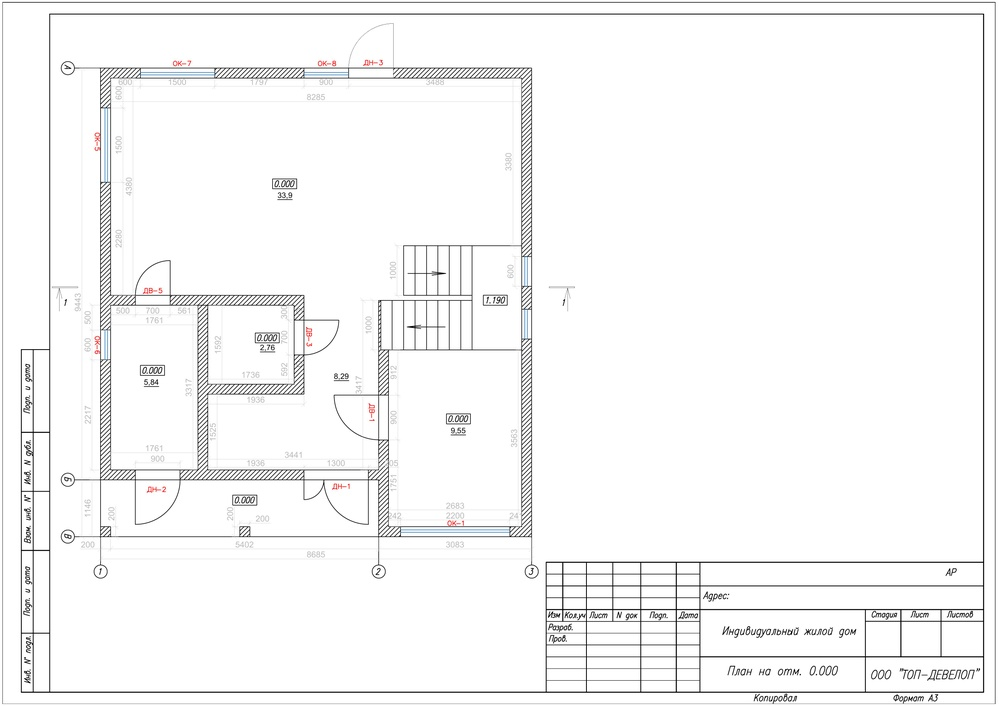
#> input picture floor/plan_floor1.jpg, 999 x 706 px, shrunk from 4963 x 3509 before the run
$ python test_line_enhancement.py
#> lines starting #> are read from the running program, lines starting #| are printed output that depends on the picture
### floor/enhanced_hatching_fixed.py
#!/usr/bin/env python3
"""
Исправленная версия enhanced_hatching.py с оптимизацией и исправленными ошибками
"""

import cv2
import numpy as np
from scipy import ndimage
from scipy.ndimage import binary_erosion
from PIL import Image, ImageEnhance
import time
from line_detection import enhance_lines_with_hatching

# =============================================================================
# ПАРАМЕТРЫ ДЛЯ НАСТРОЙКИ ЖЕСТКОСТИ МАСКИ ШТРИХОВКИ
# =============================================================================
# По умолчанию все фильтры отключены (None), чтобы включить фильтр, установите значение.
# Можно включать фильтры по отдельности или в комбинации:
#
# - DENSITY_THRESHOLDS: Пороги плотности (чем выше, тем жестче)
#   * Для жесткой маски: [0.20, 0.30, 0.40]
#   * Для мягкой маски: [0.10, 0.15, 0.20]
#
# - MIN_AREA: Минимальная площадь области (None = отключено)
#   * Для жесткой маски: 200-300
#   * Для мягкой маски: 50-100
#
# - MAX_AREA: Максимальная площадь области (None = отключено)
#   * Для жесткой маски: 30000-40000
#   * Для мягкой маски: 60000-80000
#
# - MIN_RECTANGULARITY: Минимальное соотношение сторон для прямоугольности (None = отключено)
#   * Для жесткой маски: 0.8
#   * Для мягкой маски: 0.5
#
# - MIN_NEIGHBORS: Минимальное количество соседей для связности (None = отключено)
#   * 0 = отключено, 1 = требуется хотя бы один сосед
#
# - ADD_LINES: Добавлять горизонтальные и вертикальные линии (True/False)
#   * True - добавлять линии, которые пересекаются с областями штриховки
#   * False - только обнаружение штриховки
#
# - MIN_LINE_LENGTH: Минимальная длина линии для добавления
#   * Рекомендуемые значения: 30-100
#
# - MIN_LINE_OVERLAP_RATIO: Минимальное отношение пересечения линии с штриховкой
#   * Рекомендуемые значения: 0.2-0.5
# =============================================================================

KERNEL_SIZES = [35]  # Размеры ядер для разной толщины линий
DENSITY_THRESHOLDS = [0.32]  # Пороги плотности (чем выше, тем жестче)
ANGLES = [45, 135]  # Углы обнаружения линий
MIN_AREA = 1200  # Минимальная площадь области (None = отключено)
MAX_AREA = None  # Максимальная площадь области (None = отключено)
MIN_RECTANGULARITY = None  # Минимальное соотношение сторон для прямоугольности (None = отключено)
MIN_NEIGHBORS = None  # Минимальное количество соседей для связности (None = отключено)
ADD_LINES = False  # Добавлять горизонтальные и вертикальные линии (True/False)
MIN_LINE_LENGTH = 10  # Минимальная длина линии для добавления
MIN_LINE_OVERLAP_RATIO = 0.3  # Минимальное отношение пересечения линии с штриховкой
OUTPUT_FILENAME = 'enhanced_hatching_strict_mask.png'  # Имя выходного файла

def enhance_local_contrast(image, clip_limit=2.0, tile_grid_size=(8, 8)):
    """Enhance local contrast using CLAHE"""
    try:
        # Конвертируем в LAB цветовое пространство
        lab = cv2.cvtColor(image, cv2.COLOR_RGB2LAB)
        clahe = cv2.createCLAHE(clipLimit=clip_limit, tileGridSize=tile_grid_size)
        lab[:, :, 0] = clahe.apply(lab[:, :, 0])
        return cv2.cvtColor(lab, cv2.COLOR_LAB2RGB)
    except:
        # Если CLAHE не работает, используем простое улучшение контраста
        pil_img = Image.fromarray(image)
        enhancer = ImageEnhance.Contrast(pil_img)
        return np.array(enhancer.enhance(1.2))

def adaptive_binary_threshold(gray, method='gaussian', block_size=11, C=2):
    """Адаптивная бинаризация"""
    if method == 'gaussian':
        return cv2.adaptiveThreshold(gray, 255, cv2.ADAPTIVE_THRESH_GAUSSIAN_C,
                                    cv2.THRESH_BINARY_INV, block_size, C)
    elif method == 'mean':
        return cv2.adaptiveThreshold(gray, 255, cv2.ADAPTIVE_THRESH_MEAN_C,
                                    cv2.THRESH_BINARY_INV, block_size, C)
    else:
        return cv2.adaptiveThreshold(gray, 255, cv2.ADAPTIVE_THRESH_GAUSSIAN_C,
                                    cv2.THRESH_BINARY_INV, block_size, C)

def create_line_kernel(length, angle_deg):
    """Создание ядра для обнаружения линий под заданным углом"""
    angle_rad = np.deg2rad(angle_deg)
    kernel = np.zeros((length, length), dtype=np.uint8)
    center = length // 2
    for i in range(length):
        offset = i - center
        x = int(center + offset * np.cos(angle_rad))
        y = int(center + offset * np.sin(angle_rad))
        if 0 <= x < length and 0 <= y < length:
            kernel[y, x] = 1
    return kernel

def detect_with_params(binary, kernel_size, density_threshold, angles):
    """Обнаружение штриховки с заданными параметрами"""
    # Создаем ядра для заданных углов
    kernels = [create_line_kernel(kernel_size, angle) for angle in angles]

    # Обнаружение линий
    all_lines = np.zeros_like(binary, dtype=np.float32)
    for kernel in kernels:
        detected = cv2.morphologyEx(binary, cv2.MORPH_OPEN, kernel, iterations=1)
        all_lines += detected.astype(np.float32)

    # Вычисляем плотность
    kernel_avg = np.ones((20, 20), dtype=np.float32) / 400
    density = cv2.filter2D(all_lines, -1, kernel_avg)
    density_normalized = density / density.max() if density.max() > 0 else density

    # Применяем порог
    return (density_normalized > density_threshold).astype(np.uint8) * 255

# [14 lines left out: function is_rectangular_shape, not called in this run]

def filter_noise_regions_optimized(mask, min_area=100, max_area=50000, min_rectangularity=0.6, min_neighbors=0):
    """Оптимизированная фильтрация шумовых регионов с более мягкими условиями"""

    # Находим все компоненты
    labeled, num = ndimage.label(mask)

    # Собираем информацию о компонентах с их bounding boxes
    component_info = []
    for i in range(1, num + 1):
        component_mask = (labeled == i).astype(np.uint8) * 255

        # Проверяем площадь
        area = np.sum(component_mask > 0)
        if area < min_area or (max_area is not None and area > max_area):
            continue

        # Если фильтр по прямоугольности отключен (0), пропускаем все компоненты
        if min_rectangularity > 0:
            # Находим контуры
            contours, _ = cv2.findContours(component_mask, cv2.RETR_EXTERNAL, cv2.CHAIN_APPROX_SIMPLE)

            if not contours:
                continue

            # Проверяем прямоугольность (с более мягким условием)
            is_rectangular = any(is_rectangular_shape(contour, min_rectangularity) for contour in contours)
            if not is_rectangular:
                continue

        # Сохраняем компонент с его центром масс для проверки изолированности
        y_coords, x_coords = np.where(component_mask > 0)
        centroid_x = np.mean(x_coords)
        centroid_y = np.mean(y_coords)

        component_info.append((i, component_mask, centroid_x, centroid_y, area))

    # Проверяем связность с соседями (только если явно указано)
    if min_neighbors > 0 and len(component_info) > 1:
        final_components = []

        for i, info in enumerate(component_info):
            comp_id, component_mask = info[0], info[1]
            # Упрощенная проверка связности
            is_connected = False
            for j, other_info in enumerate(component_info):
                if i == j:
                    continue

                other_id, other_mask = other_info[0], other_info[1]
                # Проверяем расстояние между компонентами
                if check_components_proximity(component_mask, other_mask, max_distance=30):
                    is_connected = True
                    break

            # Если компонент связан или требование связности не строгое
            if is_connected or min_neighbors <= 1:
                final_components.append((comp_id, component_mask))

        component_info = [(info[0], info[1]) for info in final_components]
    else:
        # Преобразуем обратно к формату (id, mask)
        component_info = [(info[0], info[1]) for info in component_info]

    # Создаем финальную маску
    filtered_mask = np.zeros_like(mask)
    for _, component_mask in component_info:
        filtered_mask = cv2.bitwise_or(filtered_mask, component_mask)

    return filtered_mask

# [25 lines left out: function check_components_proximity, not called in this run]

def detect_hatching_enhanced_fixed(image,
                           kernel_sizes=None,
                           density_thresholds=None,
                           angles=None,
                           min_area=None,
                           max_area=None,
                           min_rectangularity=None,
                           min_neighbors=None,  # По умолчанию отключено для стабильности
                           enhance_contrast=True,
                           add_lines=None,
                           min_line_length=None,
                           min_line_overlap_ratio=None):
    """
    Исправленная функция обнаружения штриховки с оптимизацией

    Args:
        image: Входное RGB изображение
        kernel_sizes: Список размеров ядер для разной толщины линий
        density_thresholds: Список порогов плотности
        angles: Список углов (только 45° и 135°)
        min_area: Минимальная площадь региона
        max_area: Максимальная площадь региона
        min_rectangularity: Минимальное соотношение сторон для прямоугольности
        min_neighbors: Минимальное количество соседей для связности (0 = отключено)
        enhance_contrast: Улучшать ли локальный контраст
        add_lines: Добавлять горизонтальные и вертикальные линии (True/False)
        min_line_length: Минимальная длина линии для добавления
        min_line_overlap_ratio: Минимальное отношение пересечения линии с штриховкой

    Returns:
        wall_mask: Бинарная маска обнаруженных стен
    """

    # Используем глобальные переменные, если параметры не указаны
    if kernel_sizes is None:
        kernel_sizes = KERNEL_SIZES
    if density_thresholds is None:
        density_thresholds = DENSITY_THRESHOLDS
    if angles is None:
        angles = ANGLES
    if min_area is None:
        min_area = MIN_AREA
    if max_area is None:
        max_area = MAX_AREA
    if min_rectangularity is None:
        min_rectangularity = MIN_RECTANGULARITY
    if min_neighbors is None:
        min_neighbors = MIN_NEIGHBORS
    if add_lines is None:
        add_lines = ADD_LINES
    if min_line_length is None:
        min_line_length = MIN_LINE_LENGTH
    if min_line_overlap_ratio is None:
        min_line_overlap_ratio = MIN_LINE_OVERLAP_RATIO

    # Улучшение контраста
    if enhance_contrast:
        image = enhance_local_contrast(image)

    # Преобразование в градации серого
    gray = cv2.cvtColor(image, cv2.COLOR_RGB2GRAY)

    # Адаптивная бинаризация
    binary = adaptive_binary_threshold(gray, method='gaussian', block_size=11, C=2)

    # Многократное обнаружение с разными параметрами
    all_masks = []

    for kernel_size in kernel_sizes:
        for density_threshold in density_thresholds:
            # Обнаружение с текущими параметрами
            mask = detect_with_params(binary, kernel_size, density_threshold, angles)
            all_masks.append(mask)

    # Объединение масок
    combined_mask = np.zeros_like(binary)
    for mask in all_masks:
        combined_mask = cv2.bitwise_or(combined_mask, mask)

    # Морфологическая обработка для улучшения связности
    kernel = cv2.getStructuringElement(cv2.MORPH_RECT, (3, 3))
    combined_mask = cv2.morphologyEx(combined_mask, cv2.MORPH_CLOSE, kernel)
    combined_mask = cv2.morphologyEx(combined_mask, cv2.MORPH_OPEN, kernel)

    # Фильтрация шумовых регионов (применяем только если включен хотя бы один фильтр)
    if min_area is not None or max_area is not None or min_rectangularity is not None or min_neighbors is not None:
        # Устанавливаем значения по умолчанию для фильтров, которые не включены
        filter_min_area = min_area if min_area is not None else 0
        filter_max_area = max_area if max_area is not None else None
        filter_min_rectangularity = min_rectangularity if min_rectangularity is not None else 0
        filter_min_neighbors = min_neighbors if min_neighbors is not None else 0

        wall_mask = filter_noise_regions_optimized(
            combined_mask,
            min_area=filter_min_area,
            max_area=filter_max_area,
            min_rectangularity=filter_min_rectangularity,
            min_neighbors=filter_min_neighbors
        )
    else:
        wall_mask = combined_mask

    # Финальная морфологическая обработка
    kernel = cv2.getStructuringElement(cv2.MORPH_RECT, (5, 5))
    wall_mask = cv2.morphologyEx(wall_mask, cv2.MORPH_CLOSE, kernel)

    # Добавление горизонтальных и вертикальных линий, если включено
    if add_lines:
        wall_mask, horiz_count, vert_count = enhance_lines_with_hatching(
            wall_mask, gray, min_line_length, min_line_overlap_ratio)
        print(f"Добавлено горизонтальных линий: {horiz_count}, вертикальных линий: {vert_count}")

    return wall_mask

# Тестовая функция для демонстрации
# [93 lines left out: functions test_enhanced_hatching, test_with_min_area_filter, test_with_rectangularity_filter, test_with_multiple_filters, not called in this run]

# [3 lines that do not run on import are left out]

    # Раскомментируйте нужные тесты:
    # test_with_min_area_filter()        # Только фильтр по минимальной площади
    # test_with_rectangularity_filter()  # Только фильтр по прямоугольности
    # test_with_multiple_filters()       # Несколько фильтров

### floor/line_detection.py
#!/usr/bin/env python3
"""
Модуль для обнаружения горизонтальных и вертикальных линий в планах помещений
"""

import cv2
import numpy as np
from scipy import ndimage

# [67 lines left out: functions detect_horizontal_lines, detect_vertical_lines, not called in this run]

def detect_lines_morphology(gray, line_type='horizontal', kernel_length=50, kernel_thickness=1):
    """
    Обнаружение линий с использованием морфологических операций

    Args:
        gray: Изображение в градациях серого
        line_type: 'horizontal' или 'vertical'
        kernel_length: Длина морфологического ядра
        kernel_thickness: Толщина морфологического ядра

    Returns:
        Бинарная маска с обнаруженными линиями
    """
    # Бинаризация изображения
    _, binary = cv2.threshold(gray, 0, 255, cv2.THRESH_BINARY_INV + cv2.THRESH_OTSU)

    # Создаем морфологическое ядро
    if line_type == 'horizontal':
        kernel = cv2.getStructuringElement(cv2.MORPH_RECT, (kernel_length, kernel_thickness))
    else:  # vertical
        kernel = cv2.getStructuringElement(cv2.MORPH_RECT, (kernel_thickness, kernel_length))

    # Применяем морфологические операции
    lines = cv2.morphologyEx(binary, cv2.MORPH_OPEN, kernel)

    return lines

def check_hatching_line_intersection(hatching_mask, line_mask, min_overlap_ratio=0.3):
    """
    Проверка пересечения маски штриховки с линиями

    Args:
        hatching_mask: Маска штриховки
        line_mask: Маска линий
        min_overlap_ratio: Минимальное отношение пересечения к площади линии

    Returns:
        Список компонентов линий, которые пересекаются с штриховкой
    """
    # Находим компоненты линий
    labeled_lines, num_lines = ndimage.label(line_mask)

    intersecting_lines = []

    for i in range(1, num_lines + 1):
        line_component = (labeled_lines == i)
        line_area = np.sum(line_component)

        if line_area == 0:
            continue

        # Проверяем пересечение с штриховкой
        intersection = np.logical_and(line_component, hatching_mask > 0)
        intersection_area = np.sum(intersection)

        # Вычисляем отношение пересечения к площади линии
        overlap_ratio = intersection_area / line_area

        if overlap_ratio >= min_overlap_ratio:
            intersecting_lines.append((i, line_component, overlap_ratio))

    return intersecting_lines

def enhance_lines_with_hatching(hatching_mask, gray,
                               min_line_length=50,
                               min_overlap_ratio=0.3,
                               line_thickness=2):
    """
    Улучшение маски штриховки путем добавления горизонтальных и вертикальных линий,
    которые пересекаются с областями штриховки

    Args:
        hatching_mask: Исходная маска штриховки
        gray: Изображение в градациях серого
        min_line_length: Минимальная длина линии для добавления
        min_overlap_ratio: Минимальное отношение пересечения
        line_thickness: Толщина добавляемых линий

    Returns:
        Улучшенная маска штриховки с добавленными линиями
    """
    # Обнаружение горизонтальных линий
    horizontal_lines = detect_lines_morphology(gray, 'horizontal',
                                             kernel_length=min_line_length,
                                             kernel_thickness=line_thickness)

    # Обнаружение вертикальных линий
    vertical_lines = detect_lines_morphology(gray, 'vertical',
                                           kernel_length=min_line_length,
                                           kernel_thickness=line_thickness)

    # Проверка пересечений с горизонтальными линиями
    horizontal_intersections = check_hatching_line_intersection(
        hatching_mask, horizontal_lines, min_overlap_ratio)

    # Проверка пересечений с вертикальными линиями
    vertical_intersections = check_hatching_line_intersection(
        hatching_mask, vertical_lines, min_overlap_ratio)

    # Создаем улучшенную маску
    enhanced_mask = hatching_mask.copy()

    # Добавляем пересекающиеся горизонтальные линии
    for _, line_component, _ in horizontal_intersections:
        enhanced_mask[line_component] = 255

    # Добавляем пересекающиеся вертикальные линии
    for _, line_component, _ in vertical_intersections:
        enhanced_mask[line_component] = 255

    return enhanced_mask, len(horizontal_intersections), len(vertical_intersections)

### floor/test_line_enhancement.py
#!/usr/bin/env python3
"""
Тестовый скрипт для проверки функциональности добавления линий к маске штриховки
"""

import numpy as np
from PIL import Image
import cv2
from enhanced_hatching_fixed import detect_hatching_enhanced_fixed

def test_line_enhancement():
    """Тестирование добавления горизонтальных и вертикальных линий"""

    # Загрузка изображения
    image_path = 'plan_floor1.jpg'
    try:
        image = Image.open(image_path).convert('RGB')
#> image is the input picture: PIL image 999x706 RGB; mean R, G, B 246.9, 246.9, 246.9
        img_np = np.array(image)
        print(f"Изображение загружено: {image_path}")
    except Exception as e:
        print(f"Ошибка загрузки изображения: {e}")
        return

    # Тест 1: Только обнаружение штриховки (без линий)
    print("\n=== Тест 1: Только обнаружение штриховки ===")
    wall_mask_no_lines = detect_hatching_enhanced_fixed(
        img_np,
        add_lines=False,
        min_area=2
    )
#> in adaptive_binary_threshold, `return cv2.adaptiveThreshold(gray, 255, cv2.ADAPTIVE_THRESH_GAUSSIAN_C..`:
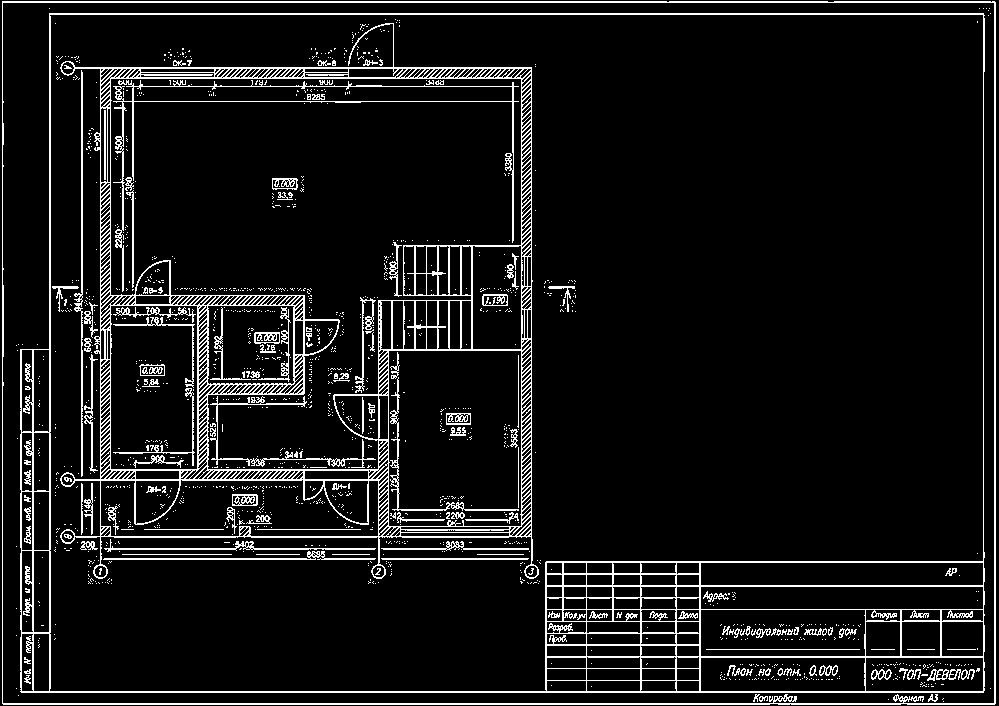
#> returned value: shape (706, 999); 8.4% white in thin lines or dots
#> after the loop in detect_hatching_enhanced_fixed, `for kernel_size in kernel_sizes:`: all_masks = 1 item
#> the loop in detect_hatching_enhanced_fixed, `for mask in all_masks:` made 1 pass
#> in filter_noise_regions_optimized, `labeled, num = ndimage.label(mask)`: num = 0
#> after the loop in filter_noise_regions_optimized, `for i in range(1, num + 1):`: component_info = []

    hatching_pixels_no_lines = np.sum(wall_mask_no_lines > 0)
#> hatching_pixels_no_lines = 0
    print(f"Обнаружено пикселей штриховки (без линий): {hatching_pixels_no_lines}")
#| Обнаружено пикселей штриховки (без линий): 0
    cv2.imwrite('test_1_no_lines.png', wall_mask_no_lines)
    print("Результат сохранен в: test_1_no_lines.png")

    # Тест 2: Обнаружение штриховки + добавление линий
    print("\n=== Тест 2: Обнаружение штриховки + добавление линий ===")
    wall_mask_with_lines = detect_hatching_enhanced_fixed(
        img_np,
        add_lines=True,
        min_line_length=30,
        min_line_overlap_ratio=0.2,
        min_area=2
    )
#> the loop in detect_hatching_enhanced_fixed (call 2), `for mask in all_masks:` made 1 pass
#> in detect_lines_morphology, `_, binary = cv2.threshold(gray, 0, 255, cv2.THRESH_BINARY_INV + cv2.TH..`:
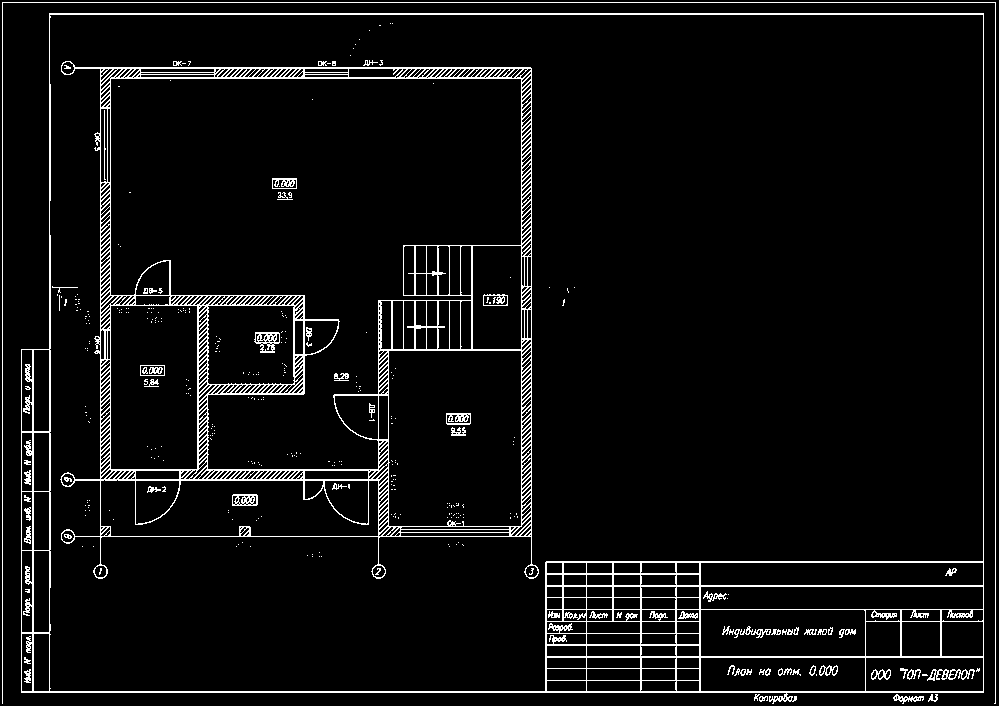
#> binary: shape (706, 999); 5.6% white in thin lines or dots
#> (the rest of the program and of its run is left out)
